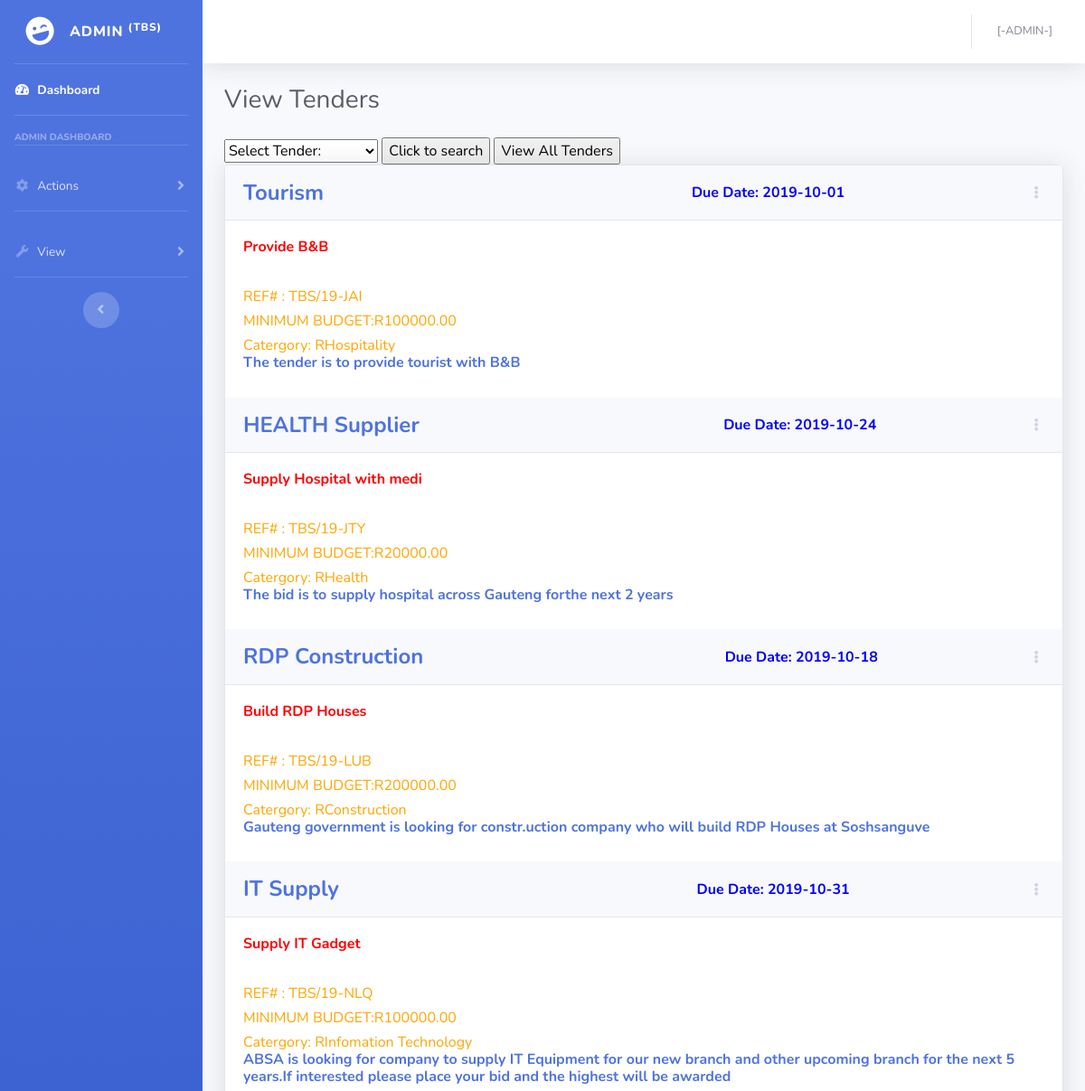
Page /tenders.php (upper part) on the earlier database version.
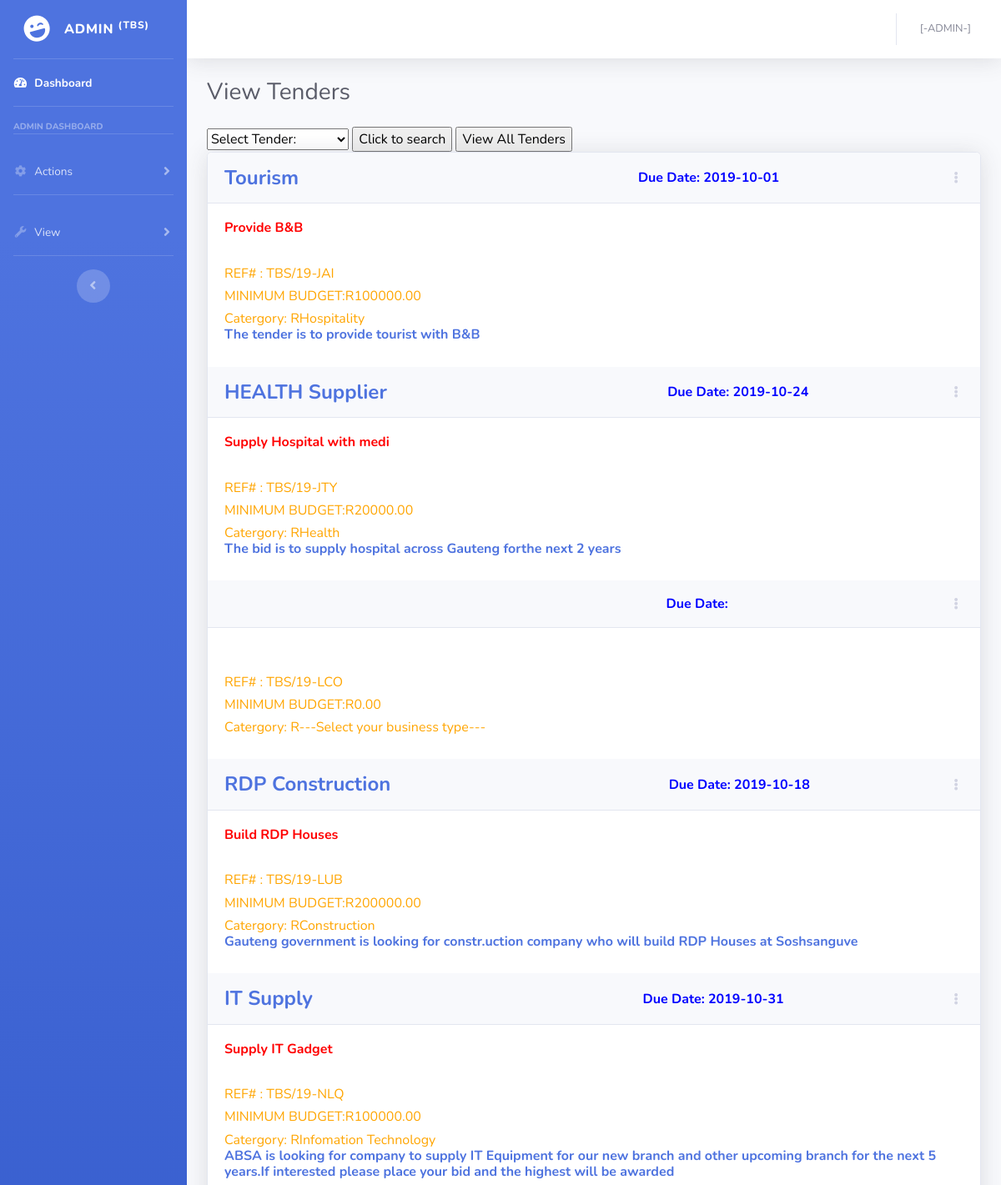
Same page on the later database version.
### tables this page shows
CREATE TABLE `tender` (
  `tenderId` varchar(15) NOT NULL,
  `tender_title` varchar(20) NOT NULL,
  `short_description` varchar(50) NOT NULL,
  `full_description` varchar(300) NOT NULL,
  `category` varchar(50) NOT NULL,
  `due_date` varchar(10) NOT NULL,
  `min_budget` double(10,2) NOT NULL,
  `max_budget` double(10,2) NOT NULL,
  `admin_id` int(10) NOT NULL
);

### tenders.php (the view, shortened to what this page needs)
<?php
include("connection.php");
$username = $_SESSION['username'];
?>
<!DOCTYPE html>
<html lang="en">
<head>
  <link href="vendor/fontawesome-free/css/all.min.css" rel="stylesheet" type="text/css">
  <link href="css/sb-admin-2.min.css" rel="stylesheet">
</head>
<body id="page-top">
  <div id="wrapper">
    <ul class="navbar-nav bg-gradient-primary sidebar sidebar-dark accordion" id="accordionSidebar">
      <a class="sidebar-brand d-flex align-items-center justify-content-center" href="adminReports.php">
        <div class="sidebar-brand-icon rotate-n-15">
          <i class="fas fa-laugh-wink"></i>
        </div>
        <div class="sidebar-brand-text mx-3">ADMIN <sup>(TBS)</sup></div>
      </a>
      <hr class="sidebar-divider my-0">
      <li class="nav-item active">
        <a class="nav-link" href="adminReports.php">
          <i class="fas fa-fw fa-tachometer-alt"></i>
          <span>Dashboard</span></a>
      </li>
      <hr class="sidebar-divider">
      <div class="sidebar-heading">
       Admin Dashboard
      </div>
      <hr class="sidebar-divider">
      <li class="nav-item">
        <a class="nav-link collapsed" href="#" data-toggle="collapse" data-target="#collapseTwo" aria-expanded="true" aria-controls="collapseTwo">
          <i class="fas fa-fw fa-cog"></i>
          <span>Actions</span>
        </a>
      </li>
  <hr class="sidebar-divider">
      <li class="nav-item">
        <a class="nav-link collapsed" href="#" data-toggle="collapse" data-target="#collapseUtilities" aria-expanded="true" aria-controls="collapseUtilities">
          <i class="fas fa-fw fa-wrench"></i>
          <span>View</span>
        </a>
      </li>
      <hr class="sidebar-divider d-none d-md-block">
      <div class="text-center d-none d-md-inline">
        <button class="rounded-circle border-0" id="sidebarToggle"></button>
      </div>
    </ul>
    <div id="content-wrapper" class="d-flex flex-column">
      <div id="content">
        <nav class="navbar navbar-expand navbar-light bg-white topbar mb-4 static-top shadow">
          <ul class="navbar-nav ml-auto">
            <li class="nav-item dropdown no-arrow">
              <a class="nav-link dropdown-toggle" href="#" id="userDropdown" role="button" data-toggle="dropdown" aria-haspopup="true" aria-expanded="false">
                <span class="mr-2 d-none d-lg-inline text-gray-600 small"><?php echo $username."[-ADMIN-]" ?></span>
              </a>
            </li>
          </ul>
        </nav>
        <div id="txtHint" class="container-fluid">
          <div class="d-sm-flex align-items-center justify-content-between mb-4">
            <h1 class="h3 mb-0 text-gray-800">View Tenders</h1>
          </div>
          <form ame="form_update" method="post" action="tenders.php">
<select id= "tenders" name="tenders" >
  <option value="">Select Tender:</option>
  </select>
  <input type="submit" name="submitOpt" value="Click to search"/>
  <input type="button" onclick="window.location='tenders.php?id=<?php echo $username; ?>'" value="View All Tenders" >
</form>
          <div class="row">
          <div class="col-lg-12">
<div class="card shadow mb-4">
  <?php
  if(isset($_POST['submitOpt']) &&  $_POST['tenders'] != ""){
    $selected_val = $_POST['tenders'];
    $sql = "SELECT * FROM tender WHERE tenderId = '$selected_val'";
  }else{
      $sql = "SELECT * FROM tender ";
  }
      $res = mysqli_query($con,$sql);
      while($row = mysqli_fetch_array($res))
      {
         $id = $row['tenderId'];
         $title = $row['tender_title'];
         $date = $row['due_date'];
         $desc = $row['short_description'];
         $desc2 = $row['full_description'];
         $catergory = $row['category'];
         $min = $row['min_budget'];
  ?>
  <div class="card-header py-3 d-flex flex-row align-items-center justify-content-between">
    <h4 class="m-0 font-weight-bold text-primary"><?php echo $title?></h4><br>
    <span style="color:blue;font-weight:bold; ">Due Date: <?php echo $date;?></span>
    <div class="dropdown no-arrow">
      <a class="dropdown-toggle" href="#" role="button" id="dropdownMenuLink" data-toggle="dropdown" aria-haspopup="true" aria-expanded="false">
        <i class="fas fa-ellipsis-v fa-sm fa-fw text-gray-400"></i>
      </a>
    </div>
  </div>
  <div class="card-body">
     <h6 style="color:red;font-weight:bold"><?php echo $desc;?><h6>
     <br>
     <h6 style="color:orange;">REF# : <?php echo $id;?><h6>
     <h6 style="color:orange;">MINIMUM BUDGET:R<?php echo $min;?><h6>
     <h6 style="color:orange;">Catergory: R<?php echo $catergory; ?>
     <br>
     <p class="m-0 font-weight-bold text-primary"><?php echo $desc2; ?></p>
  </div>
  <?php
   }
?>
</div>
        </div>
      </div>
    </div>
  </div>
</body>
</html>

Differences in the rows shown:
added tender: tenderId "TBS/19-LCO", min_budget "0.00", category "---Select your business type---"
